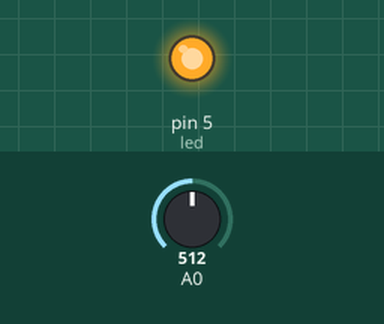
Recording of a sketch running on a simulated Arduino Uno, built with avr-gcc and run on an emulated ATmega328P. Shown: output pins drawn as LEDs (lit = HIGH). The test bench sets the inputs (shaded band); at power-on: A0 = 512.

Above: at 1.3 s.
1.4 s: A0 set to 208
2.9 s: A0 set to 193
At 3.5 s:
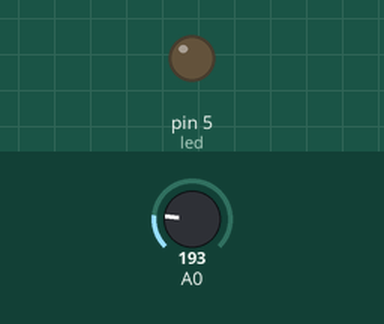
4.5 s: A0 set to 210
At 5.7 s:
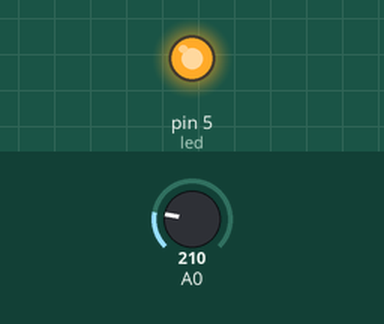
6.0 s: A0 set to 190
At 7.0 s:
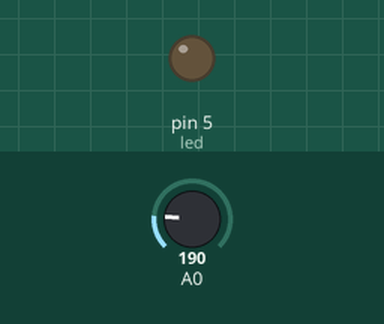
Timing chart, 0 to 8.5 s (numbered marks = the images above; inputs shaded):
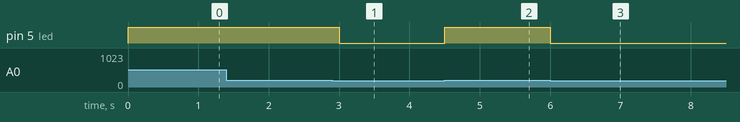

Measured:
- the behaviour switches between 200 and 199 on A0 (found by bisection; images 0 and 1)
- after the input at 1.4 s, every drawn part: stays the same
- after the input at 2.9 s, pin 5 (led): HIGH → LOW after 0.10 s
- after the input at 4.5 s, pin 5 (led): LOW → HIGH at once
- after the input at 6.0 s, pin 5 (led): HIGH → LOW at once

The sketch:

Control_Led_Using_Photo_Resitsor.ino
```cpp
const int led=5; // variable which stores pin number

void setup()
{
  pinMode(led, OUTPUT);  //configures pin 3 as OUTPUT
  digitalWrite(led,0);
}

void loop()
{
   int sensor_value = analogRead(A0);
  if (sensor_value < 200 )// the point at which the state of LEDs change
    {
      digitalWrite(led, LOW);  //sets LEDs ON
    }
  else
    {
      digitalWrite(led, HIGH);  //Sets LEDs OFF
    }
delay(500);
}
```
